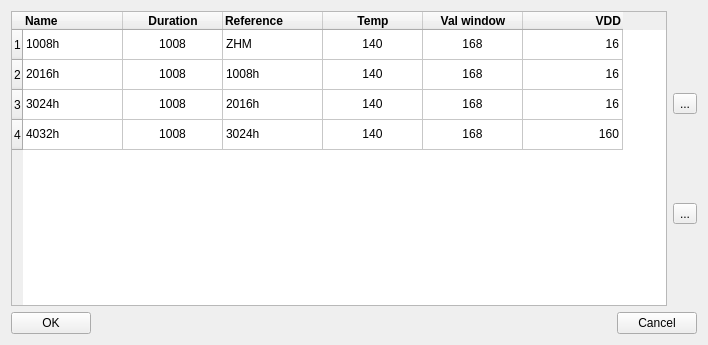
<?xml version="1.0" encoding="UTF-8"?>
<ui version="4.0">
 <class>Form</class>
 <widget class="QWidget" name="Form">
  <property name="geometry">
   <rect>
    <x>0</x>
    <y>0</y>
    <width>708</width>
    <height>345</height>
   </rect>
  </property>
  <property name="sizePolicy">
   <sizepolicy hsizetype="Minimum" vsizetype="Minimum">
    <horstretch>0</horstretch>
    <verstretch>0</verstretch>
   </sizepolicy>
  </property>
  <property name="windowTitle">
   <string>Form</string>
  </property>
  <layout class="QGridLayout" name="gridLayout">
   <item row="0" column="0">
    <layout class="QVBoxLayout" name="verticalLayout_2">
     <item>
      <layout class="QHBoxLayout" name="horizontalLayout">
       <item>
        <widget class="QTableWidget" name="tableWidget">
         <row>
          <property name="text">
           <string>1</string>
          </property>
         </row>
         <row>
          <property name="text">
           <string>2</string>
          </property>
         </row>
         <row>
          <property name="text">
           <string>3</string>
          </property>
         </row>
         <row>
          <property name="text">
           <string>4</string>
          </property>
         </row>
         <column>
          <property name="text">
           <string>Name</string>
          </property>
          <property name="font">
           <font>
            <weight>75</weight>
            <bold>true</bold>
           </font>
          </property>
          <property name="textAlignment">
           <set>AlignLeading|AlignVCenter</set>
          </property>
         </column>
         <column>
          <property name="text">
           <string>Duration</string>
          </property>
          <property name="font">
           <font>
            <weight>75</weight>
            <bold>true</bold>
           </font>
          </property>
          <property name="textAlignment">
           <set>AlignCenter</set>
          </property>
         </column>
         <column>
          <property name="text">
           <string>Reference</string>
          </property>
          <property name="font">
           <font>
            <weight>75</weight>
            <bold>true</bold>
           </font>
          </property>
          <property name="textAlignment">
           <set>AlignLeading|AlignVCenter</set>
          </property>
         </column>
         <column>
          <property name="text">
           <string>Temp</string>
          </property>
          <property name="font">
           <font>
            <weight>75</weight>
            <bold>true</bold>
           </font>
          </property>
          <property name="textAlignment">
           <set>AlignCenter</set>
          </property>
         </column>
         <column>
          <property name="text">
           <string>Val window</string>
          </property>
          <property name="font">
           <font>
            <weight>75</weight>
            <bold>true</bold>
           </font>
          </property>
          <property name="textAlignment">
           <set>AlignCenter</set>
          </property>
         </column>
         <column>
          <property name="text">
           <string>VDD</string>
          </property>
          <property name="font">
           <font>
            <weight>75</weight>
            <bold>true</bold>
           </font>
          </property>
          <property name="textAlignment">
           <set>AlignTrailing|AlignVCenter</set>
          </property>
         </column>
         <item row="0" column="0">
          <property name="text">
           <string>1008h</string>
          </property>
          <property name="flags">
           <set>ItemIsEnabled</set>
          </property>
         </item>
         <item row="0" column="1">
          <property name="text">
           <string>1008</string>
          </property>
          <property name="textAlignment">
           <set>AlignCenter</set>
          </property>
         </item>
         <item row="0" column="2">
          <property name="text">
           <string>ZHM</string>
          </property>
         </item>
         <item row="0" column="3">
          <property name="text">
           <string>140</string>
          </property>
          <property name="textAlignment">
           <set>AlignCenter</set>
          </property>
         </item>
         <item row="0" column="4">
          <property name="text">
           <string>168</string>
          </property>
          <property name="textAlignment">
           <set>AlignCenter</set>
          </property>
         </item>
         <item row="0" column="5">
          <property name="text">
           <string>16</string>
          </property>
          <property name="textAlignment">
           <set>AlignTrailing|AlignVCenter</set>
          </property>
         </item>
         <item row="1" column="0">
          <property name="text">
           <string>2016h</string>
          </property>
         </item>
         <item row="1" column="1">
          <property name="text">
           <string>1008</string>
          </property>
          <property name="textAlignment">
           <set>AlignCenter</set>
          </property>
         </item>
         <item row="1" column="2">
          <property name="text">
           <string>1008h</string>
          </property>
         </item>
         <item row="1" column="3">
          <property name="text">
           <string>140</string>
          </property>
          <property name="textAlignment">
           <set>AlignCenter</set>
          </property>
         </item>
         <item row="1" column="4">
          <property name="text">
           <string>168</string>
          </property>
          <property name="textAlignment">
           <set>AlignCenter</set>
          </property>
         </item>
         <item row="1" column="5">
          <property name="text">
           <string>16</string>
          </property>
          <property name="textAlignment">
           <set>AlignTrailing|AlignVCenter</set>
          </property>
         </item>
         <item row="2" column="0">
          <property name="text">
           <string>3024h</string>
          </property>
         </item>
         <item row="2" column="1">
          <property name="text">
           <string>1008</string>
          </property>
          <property name="textAlignment">
           <set>AlignCenter</set>
          </property>
         </item>
         <item row="2" column="2">
          <property name="text">
           <string>2016h</string>
          </property>
         </item>
         <item row="2" column="3">
          <property name="text">
           <string>140</string>
          </property>
          <property name="textAlignment">
           <set>AlignCenter</set>
          </property>
         </item>
         <item row="2" column="4">
          <property name="text">
           <string>168</string>
          </property>
          <property name="textAlignment">
           <set>AlignCenter</set>
          </property>
         </item>
         <item row="2" column="5">
          <property name="text">
           <string>16</string>
          </property>
          <property name="textAlignment">
           <set>AlignTrailing|AlignVCenter</set>
          </property>
         </item>
         <item row="3" column="0">
          <property name="text">
           <string>4032h</string>
          </property>
         </item>
         <item row="3" column="1">
          <property name="text">
           <string>1008</string>
          </property>
          <property name="textAlignment">
           <set>AlignCenter</set>
          </property>
         </item>
         <item row="3" column="2">
          <property name="text">
           <string>3024h</string>
          </property>
         </item>
         <item row="3" column="3">
          <property name="text">
           <string>140</string>
          </property>
          <property name="textAlignment">
           <set>AlignCenter</set>
          </property>
         </item>
         <item row="3" column="4">
          <property name="text">
           <string>168</string>
          </property>
          <property name="textAlignment">
           <set>AlignCenter</set>
          </property>
         </item>
         <item row="3" column="5">
          <property name="text">
           <string>160</string>
          </property>
          <property name="textAlignment">
           <set>AlignTrailing|AlignVCenter</set>
          </property>
         </item>
        </widget>
       </item>
       <item>
        <layout class="QVBoxLayout" name="verticalLayout">
         <item>
          <spacer name="verticalSpacer_3">
           <property name="orientation">
            <enum>Qt::Vertical</enum>
           </property>
           <property name="sizeHint" stdset="0">
            <size>
             <width>20</width>
             <height>20</height>
            </size>
           </property>
          </spacer>
         </item>
         <item>
          <widget class="QToolButton" name="moveUp">
           <property name="text">
            <string>...</string>
           </property>
          </widget>
         </item>
         <item>
          <spacer name="verticalSpacer_2">
           <property name="orientation">
            <enum>Qt::Vertical</enum>
           </property>
           <property name="sizeHint" stdset="0">
            <size>
             <width>20</width>
             <height>20</height>
            </size>
           </property>
          </spacer>
         </item>
         <item>
          <widget class="QToolButton" name="moveDown">
           <property name="text">
            <string>...</string>
           </property>
          </widget>
         </item>
         <item>
          <spacer name="verticalSpacer">
           <property name="orientation">
            <enum>Qt::Vertical</enum>
           </property>
           <property name="sizeHint" stdset="0">
            <size>
             <width>20</width>
             <height>20</height>
            </size>
           </property>
          </spacer>
         </item>
        </layout>
       </item>
      </layout>
     </item>
     <item>
      <layout class="QHBoxLayout" name="horizontalLayout_7">
       <item>
        <widget class="QPushButton" name="pushButton">
         <property name="text">
          <string>OK</string>
         </property>
        </widget>
       </item>
       <item>
        <spacer name="horizontalSpacer">
         <property name="orientation">
          <enum>Qt::Horizontal</enum>
         </property>
         <property name="sizeHint" stdset="0">
          <size>
           <width>40</width>
           <height>20</height>
          </size>
         </property>
        </spacer>
       </item>
       <item>
        <widget class="QPushButton" name="pushButton_2">
         <property name="text">
          <string>Cancel</string>
         </property>
        </widget>
       </item>
      </layout>
     </item>
    </layout>
   </item>
  </layout>
 </widget>
 <resources/>
 <connections/>
</ui>
